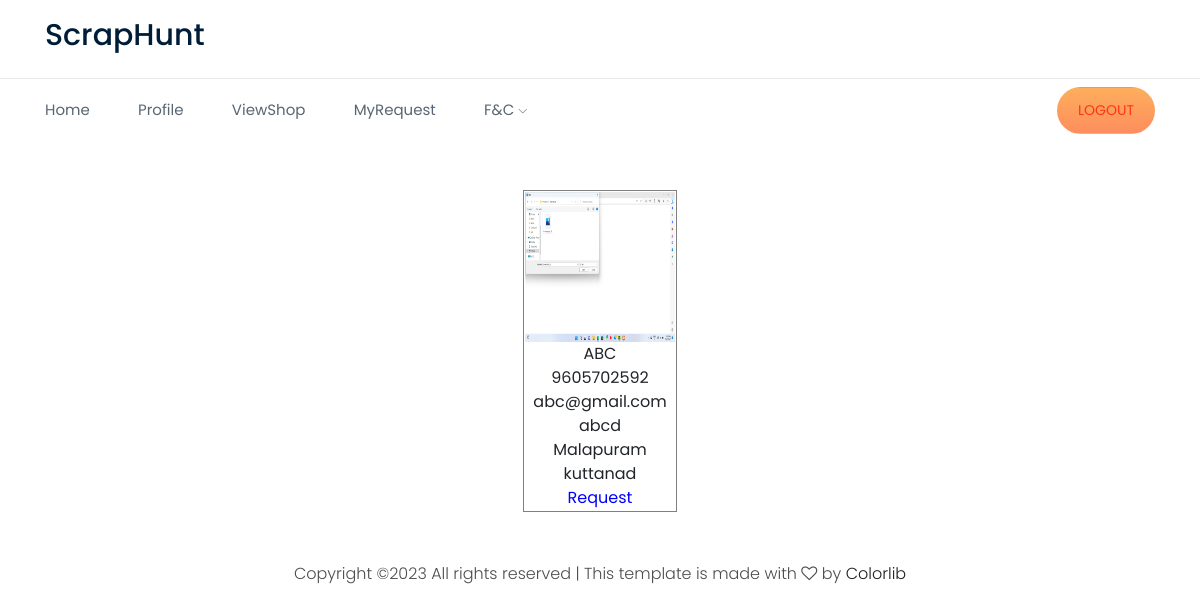
Page /User/ViewShop.php (signed in) on the committed database.
### tables this page shows
CREATE TABLE `tbl_shop` (
  `shop_id` int(11) NOT NULL,
  `shop_name` varchar(50) NOT NULL,
  `shop_address` varchar(50) NOT NULL,
  `shop_contact` varchar(10) NOT NULL,
  `shop_email` varchar(50) NOT NULL,
  `place_id` int(11) NOT NULL,
  `shop_photo` varchar(300) NOT NULL,
  `shop_proof` varchar(300) NOT NULL,
  `shop_licence` varchar(50) NOT NULL,
  `shop_vstatus` int(11) NOT NULL,
  `shop_password` varchar(50) NOT NULL
);

CREATE TABLE `tbl_district` (
  `district_id` int(11) NOT NULL,
  `district_name` varchar(50) NOT NULL
);

CREATE TABLE `tbl_place` (
  `place_id` int(11) NOT NULL,
  `place_name` varchar(50) NOT NULL,
  `place_pincode` varchar(15) NOT NULL,
  `district_id` int(11) NOT NULL
);

### web/User/ViewShop.php (the view, shortened to what this page needs)
<!DOCTYPE html PUBLIC "-//W3C//DTD XHTML 1.0 Transitional//EN" "http://www.w3.org/TR/xhtml1/DTD/xhtml1-transitional.dtd">
<html xmlns="http://www.w3.org/1999/xhtml">
<head>
</head>
<body>
<?php
include("Head.php");
$selQry="SELECT * from tbl_shop s inner join tbl_place p on p.place_id=s.place_id inner join tbl_district d on d.district_id=p.district_id where s.place_id='".$_SESSION["pid"]."'";
$data=$Conn->query($selQry);
while($row=$data->fetch_assoc())
{
?>
<table border="1" align="center">
<tr>
<td align="center"><img src="../Assets/Files/photo/<?php echo $row["shop_photo"] ?>" width="150" height="150" /><br />
<?php echo $row["shop_name"] ?><br />
<?php echo $row["shop_contact"] ?><br />
<?php echo $row["shop_email"] ?><br />
<?php echo $row["shop_address"] ?><br />
<?php echo $row["district_name"] ?><br />
<?php echo $row["place_name"] ?><br />
<a href="Request.php?sid=<?php echo $row["shop_id"]  ?>" style="color:blue">Request</a></td>
</tr>
</table>
<?php
}
?>
</body>
<?php
include("Foot.php");
?>
</html>

### rows in the picture
tbl_shop: shop_photo (picture), shop_name "ABC", shop_contact "9605702592", shop_email "abc@gmail.com", shop_address "abcd", tbl_district.district_name "Malapuram", place.place_name "kuttanad"
